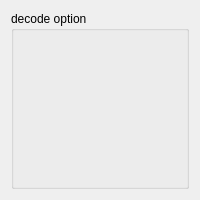
<?xml version="1.0" encoding="UTF-8"?>
<ui version="4.0">
 <class>DecodeOptionWidget</class>
 <widget class="QWidget" name="DecodeOptionWidget">
  <property name="geometry">
   <rect>
    <x>0</x>
    <y>0</y>
    <width>200</width>
    <height>200</height>
   </rect>
  </property>
  <property name="minimumSize">
   <size>
    <width>200</width>
    <height>200</height>
   </size>
  </property>
  <property name="windowTitle">
   <string>decode option</string>
  </property>
  <layout class="QGridLayout" name="gridLayout">
   <item row="0" column="0">
    <widget class="QGroupBox" name="groupBox">
     <property name="title">
      <string>decode option</string>
     </property>
     <layout class="QVBoxLayout" name="verticalLayout">
      <property name="leftMargin">
       <number>0</number>
      </property>
      <property name="topMargin">
       <number>0</number>
      </property>
      <property name="rightMargin">
       <number>0</number>
      </property>
      <property name="bottomMargin">
       <number>0</number>
      </property>
     </layout>
    </widget>
   </item>
  </layout>
 </widget>
 <resources/>
 <connections/>
</ui>
